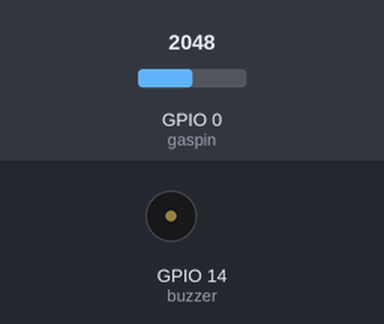
A sketch run on a simulated ESP32. Shown: buzzer (waves = sounding, pin HIGH). The inputs (shaded band) are chosen by the test bench; at power-on: GPIO 0 (gaspin) = 2048. WiFi joins after 1.5 s; servers stay silent unless stated; what the sketch prints to the serial monitor is not drawn.

Above: at 3.7 s.
3.8 s: GPIO 0 (gaspin) set to 1036
5.7 s: GPIO 0 (gaspin) set to 940
At 6.64 s:
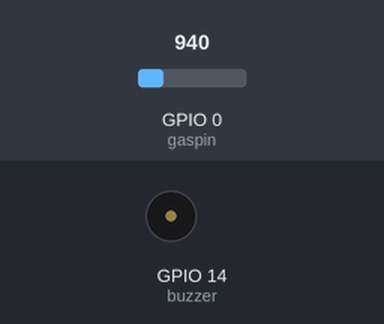
11.1 s: GPIO 0 (gaspin) set to 960
Timing chart, 0 to 15.6 s (numbered marks = the images above; inputs shaded):
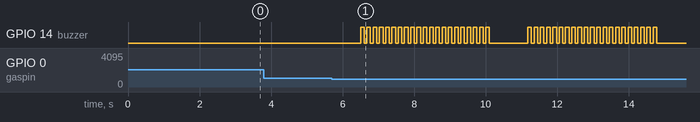

The sketch:

GasWiFi.ino
```cpp
#include <HTTPClient.h>
#include <WiFi.h>
const char* ssid = "*******";
const char* pass = "*********";

const int gaspin = 0;
const int buzzer = 14;
int valorGas = 0;
void msj(){
  if (valorGas < 1000){
    if(WiFi.status() == WL_CONNECTED){
   HTTPClient http;
   http.begin("https://api.callmebot.com/whatsapp.php?phone=*******&text=Peligro%gas&apikey=*********");
      http.addHeader("Content-Type", "application/x-www-form-urlencoded");
    int codigo_respuesta = http.GET();

    if(codigo_respuesta>0){
      Serial.println("Código HTTP ► " + String(codigo_respuesta));
      if(codigo_respuesta == 200){
        String cuerpo_respuesta = http.getString();
        Serial.println("El servidor respondió ▼ ");
        Serial.println(cuerpo_respuesta);
    }
  }else{

     Serial.print("Error enviando GET, código: ");
     Serial.println(codigo_respuesta);
  }
     http.end();
    }else{

     Serial.println("Error en la conexión WIFI");

  }
}
}
void setup() {
  Serial.begin(115200);
  pinMode(buzzer, OUTPUT);
  delay(1000);
   WiFi.begin(ssid, pass);

  Serial.print("Conectando!!!");
  while (WiFi.status() != WL_CONNECTED){
    delay(500);
    Serial.print(".");
  }
Serial.print("conectado con exito");

Serial.print("la IP es:");
Serial.println(WiFi.localIP());
  }
void loop() {
  valorGas = analogRead(gaspin);
  Serial.print("el Valor del gas es: ");
  Serial.print(valorGas);

  if (valorGas < 1000){
    for(int a=0; a<=20; a++){
      digitalWrite(buzzer, HIGH);
      delay(100);
      digitalWrite(buzzer, LOW);
      delay(75);
    }
  }

  delay(1000);

}
```

Measured:
- the behaviour switches between 1000 and 999 on GPIO 0 (gaspin) (found by bisection; images 0 and 1)
- after the input at 3.8 s, every drawn part: stays the same
- after the input at 5.7 s, GPIO 14 (buzzer): alternates HIGH for 0.10 s and LOW for 0.08 s, 42 changes in all, then stays LOW, starting after 0.80 s
